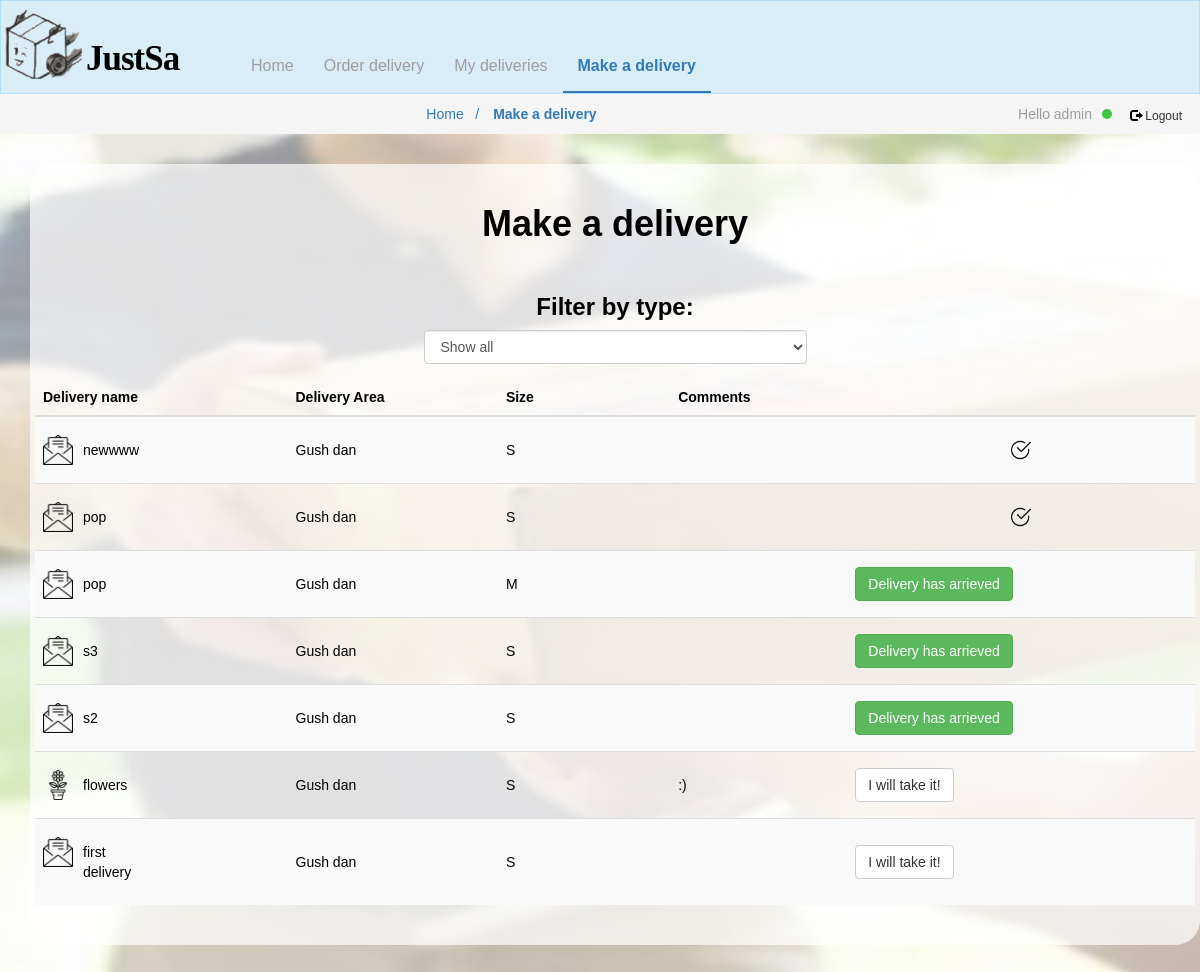
/makeDelivery/ (signed in), run on the app's committed database.
### deliveries/models.py (models this page shows)
class deliveries(models.Model):
    GUSH_DAN = 'GD'
    RAMAT_HAGOLAN = 'RH'
    HASHFELA = 'HS'
    DAROM = 'DR'
    GALIL = 'GL'
    AREA_CHOISES = [
        (GUSH_DAN, 'Gush Dan'),
        (RAMAT_HAGOLAN, 'Ramat Hagolan'),
        (HASHFELA, 'Hashfela'),
        (DAROM, 'Darom'),
        (GALIL, 'Galil'),
    ]
    area = models.CharField(
        max_length=2,
        choices=AREA_CHOISES,
        default=GUSH_DAN,
    )
    MAIL='MA'
    FOOD= 'FO'
    FLOWERS='FL'
    GIFT='GF'
    MYSTERYBOX='MB'
    TYPE_CHOICES = [
        (MAIL,'Mail'),
        (FOOD,'Food'),
        (FLOWERS,'Flowers'),
        (GIFT,'Gift'),
        (MYSTERYBOX,'Mystery Box')
    ]
    delType = models.CharField(
        max_length=11,
        choices=TYPE_CHOICES,
        default=MAIL
    )
    class Status(models.IntegerChoices):
        i_will_take_it=0
        im_on_my_way = 1
        delivery_has_arrieved = 2
        finish_delivery=3
    status = models.IntegerField(choices=Status.choices, default=0)
    class Size(models.IntegerChoices):
        S=0
        M = 1
        L = 2
    size = models.IntegerField(choices=Size.choices, default=0)
    sender = models.ForeignKey(User,on_delete=models.CASCADE)
    deliveryman = models.ForeignKey( User,blank=True, null=True,on_delete=models.SET_NULL,related_name='+')
    description = models.CharField(max_length=256,blank=True,null=True)
    title = models.CharField(max_length=80)

### deliveries/views.py (the view)
# urls.py: path('makeDelivery/',views.makeDelivery,name="makeDelivery"),
@login_required
def makeDelivery(request):
    myDel= deliveries.objects.exclude(sender=request.user).filter(deliveryman = request.user).order_by('-status')
    allnewdels= deliveries.objects.exclude(sender=request.user).filter(status = 0)
    return render(request,'makeDelivery.html',{'deliveries':myDel , 'newdeliveries':allnewdels})

### deliveries/templates/makeDelivery.html (shortened to what this page needs)
<!DOCTYPE html>
<html lang="en">
<head>
    <link rel="stylesheet" href="https://maxcdn.bootstrapcdn.com/bootstrap/3.4.1/css/bootstrap.min.css">
    {% load static %}
    <link rel="stylesheet" href="{% static 'style.css' %}">
</head>
<body id="makeDelivery">
    <nav class="navbar navbar-inverse">
        <div class="container-fluid">
            <div class="navbar-header">
                <a class="navbar-brand" id="logo" href="/"><span>JustSa</span></a>
            </div>
            <div class="collapse navbar-collapse" id="myNavbar">
                <ul class="nav navbar-nav">
                    <li><a href="/">Home</a></li>
                    <li><a href="/order/">Order delivery</a></li>
                    <li><a href="/myDeliveries/">My deliveries</a></li>
                    <li class="select"><a href="/makeDelivery/">Make a delivery</a></li>
                </ul>
            </div>
        </div>
    </nav>
    <ul class="breadcrumb text-center">
        <li><a href="/">Home &nbsp;&nbsp;/</a></li>
        <li class="active"><a href="/makeDelivery/">Make a delivery</a></li>
        {% if user.is_authenticated %}
        <li class="logout"><form action="{% url 'logoutuser' %}" method="POST">
          <button type="submit" class="btn btn-default btn-sm"><span class="glyphicon glyphicon-log-out"></span> Logout</button>
        </form> </li>
        <li class="login"> Hello {{user.username}}<div class="ellipse"></div>
        </li>
        {% endif %}
    </ul>
    <main>
        <div class="container text-center ">
            <div class="row content">
                <h1>Make a delivery</h1>
                <div class="form-group">
                    <h3>Filter by type:</h3>
                    <select class="form-control" id="sel2" name="area" required>
                        <option value="all">Show all</option>
                    </select>
                </div>
                <table class="table table-striped">
                    <thead>
                        <tr>
                            <th>Delivery name</th>
                            <th>Delivery Area</th>
                            <th>Size</th>
                            <th>Comments</th>
                            <th></th>
                        </tr>
                    </thead>
                    <tbody>
                        {% for d in deliveries %}
                        <tr id="{{d.id}}" class="{{d.delType}}">
                            <td><span class="type"></span>
                                <p>{{d.title}}</p>
                            </td>
                            <td>
                                {%if d.area == "GD"%}<p>Gush dan</p>{% endif %}
                                {%if d.area == "GL"%}<p>Galil</p>{% endif %} </td>
                            <td>
                                <p>
                                    {% if d.size == 0 %}S{% endif %}
                                    {% if d.size == 1 %}M{% endif %}
                                </p>
                            </td>
                            <td>
                            </td>
                            <td>
                                <form action="{% url 'updatestat' d.id %}" method="post">
                                        {% if d.status == 2 %}<button type="sumbit" class="btn btn-success">Delivery has arrieved</button>{% endif %}
                                  </form>
                                  {% if d.status == 3 %}<div  class="o3"></div>{% endif %}
                            </td>
                        </tr>
                        {% endfor %}
                        {% for d in newdeliveries %}
                        <tr id="{{d.id}}" class="{{d.delType}}">
                            <td><span class="type"></span>
                                <p>{{d.title}}</p>
                            </td>
                            <td>
                                {%if d.area == "GD"%}<p>Gush dan</p>{% endif %}
                                {%if d.area == "GL"%}<p>Galil</p>{% endif %} </td>
                            <td>
                                <p>
                                    {% if d.size == 0 %}S{% endif %}
                                </p>
                            </td>
                            <td>
                                {% if d.description is  None %}
                                {% else %}
                                <p>{{d.description}}</p>
                                {% endif %}
                            </td>
                            <td>
                                <form action="{% url 'updatestat' d.id %}" method="post">
                                    <button type="sumbit" class="btn btn-default">I will take it!</button>
                                  </form>
                            </td>
                        </tr>
                        {% endfor %}
                    </tbody>
                </table>
            </div>
        </div>
    </main>
    {% load static %}
    {% load static %}
</body>
</html>

### deliveries/static/style.css (style rules this page uses)
* { color:black; list-style: none; font-family: 'Nunito', sans-serif; }
.navbar { margin-bottom: 0; border-radius: 0; background: #d9edf7; border: 1px solid rgba(0, 174, 255, 0.2); }
.navbar-nav { margin-top: 40px; font-size: 16px; }
body:after { content:""; position:fixed; left:0; top:0; right:0; bottom:0; z-index:-1; display:block; background:url(images/bs.jpg) no-repeat 50% 50%; background-size:cover; }
main { padding: 30px; }
#logo { background: url(images/logo.png); background-repeat: no-repeat; display: block; background-size: contain; height: 90px; width: 235px; }
#logo span { font-family: 'Pacifico', cursive; margin-left:70px; font-style: normal; font-weight: 600; font-size: 35px; line-height: 85px; height: 60px; letter-spacing: -1px; }
.breadcrumb { margin-bottom: 0; }
.logout { float: right; margin-bottom: 3px; }
.logout form { float: right; }
.logout .btn { padding: 3px; border: none; background-color: #f5f5f5;; }
.login { float: right; margin-right: 5px; color:#9D9D9D; }
.breadcrumb { padding:10px 15px; }
.breadcrumb>li+li:before { content: ""; }
.ellipse { width: 10px; height: 10px; background-color: #42C53F; display: inline-block; border-radius: 50%; margin-left: 10px; }
.container { padding: 20px; background: rgba(255, 255, 255, 0.7); border-radius: 25px; }
main h1,main h3,main a { font-weight: bold; }
.active { font-weight: bold; }
.form-group { display: inline-block; width: 383px; margin-left: 20px; margin-right: 20px; margin-top: 20px; }
@media screen and (min-width: 769px) { .navbar-inverse .navbar-nav .select a { border-bottom: 2px solid #337AB7; } }
tbody { text-align: start; }
.type { margin-top: 10px; height: 40px; width: 30px; float: left; display: block; }
td:first-child p { margin-left:40px; }
table p { margin-top: 15px ; margin-bottom: 15px; width: 70px; }
.table>tbody>tr>td { vertical-align: middle; }
#makeDelivery td div { border-radius: 8%; padding: 10px; text-align: center; font-weight: bold; }
.o3 { background: url(../static/images/interface.png); background-repeat: no-repeat; background-size: contain; background-position: center; }
.navbar-inverse .navbar-nav>.select>a { color: #337AB7; font-weight: bold; }

### data on the page
deliveries: title "newwww", area "Gush dan", size "S", status 3 (drawn)
deliveries: title "pop", area "Gush dan", size "S", status 3 (drawn)
deliveries: title "pop", area "Gush dan", size "M", status "Delivery has arrieved"
deliveries: title "s3", area "Gush dan", size "S", status "Delivery has arrieved"
deliveries: title "s2", area "Gush dan", size "S", status "Delivery has arrieved"
deliveries: title "flowers", area "Gush dan", size "S", description ":)"
deliveries: title "first delivery", area "Gush dan", size "S"

### other printed values
{{ user.username }} "admin"
